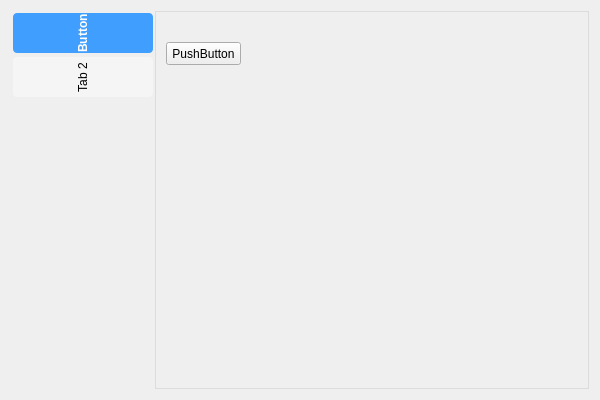
<?xml version="1.0" encoding="UTF-8"?>
<ui version="4.0">
 <class>ControlDemoClass</class>
 <widget class="QMainWindow" name="ControlDemoClass">
  <property name="geometry">
   <rect>
    <x>0</x>
    <y>0</y>
    <width>600</width>
    <height>400</height>
   </rect>
  </property>
  <property name="windowTitle">
   <string>ControlDemo</string>
  </property>
  <widget class="QWidget" name="centralWidget">
   <layout class="QHBoxLayout" name="horizontalLayout">
    <item>
     <widget class="QTabWidget" name="tabWidget">
      <property name="styleSheet">
       <string notr="true">QTabWidget::pane {
    border: 1px solid #dcdcdc;
}

QTabBar::tab {
    height: 40px;
    width: 140px;
    background: #f5f5f5;
    margin: 2px;
    border-radius: 4px;
    writing-mode: horizontal-tb;

}

QTabBar::tab:selected {
    background: #409EFF;
    color: white;
    font-weight: bold;
}

QTabBar::tab:hover {
    background: #e6f2ff;
}



</string>
      </property>
      <property name="tabPosition">
       <enum>QTabWidget::West</enum>
      </property>
      <property name="currentIndex">
       <number>0</number>
      </property>
      <widget class="QWidget" name="tab">
       <attribute name="title">
        <string>Button</string>
       </attribute>
       <widget class="StateButton" name="pushButton">
        <property name="geometry">
         <rect>
          <x>10</x>
          <y>30</y>
          <width>75</width>
          <height>23</height>
         </rect>
        </property>
        <property name="text">
         <string>PushButton</string>
        </property>
       </widget>
      </widget>
      <widget class="QWidget" name="tab_2">
       <attribute name="title">
        <string>Tab 2</string>
       </attribute>
      </widget>
     </widget>
    </item>
   </layout>
  </widget>
 </widget>
 <layoutdefault spacing="6" margin="11"/>
 <customwidgets>
  <customwidget>
   <class>StateButton</class>
   <extends>QPushButton</extends>
   <header>./Button/statebutton.h</header>
  </customwidget>
 </customwidgets>
 <resources>
  <include location="ControlDemo.qrc"/>
 </resources>
 <connections/>
</ui>
